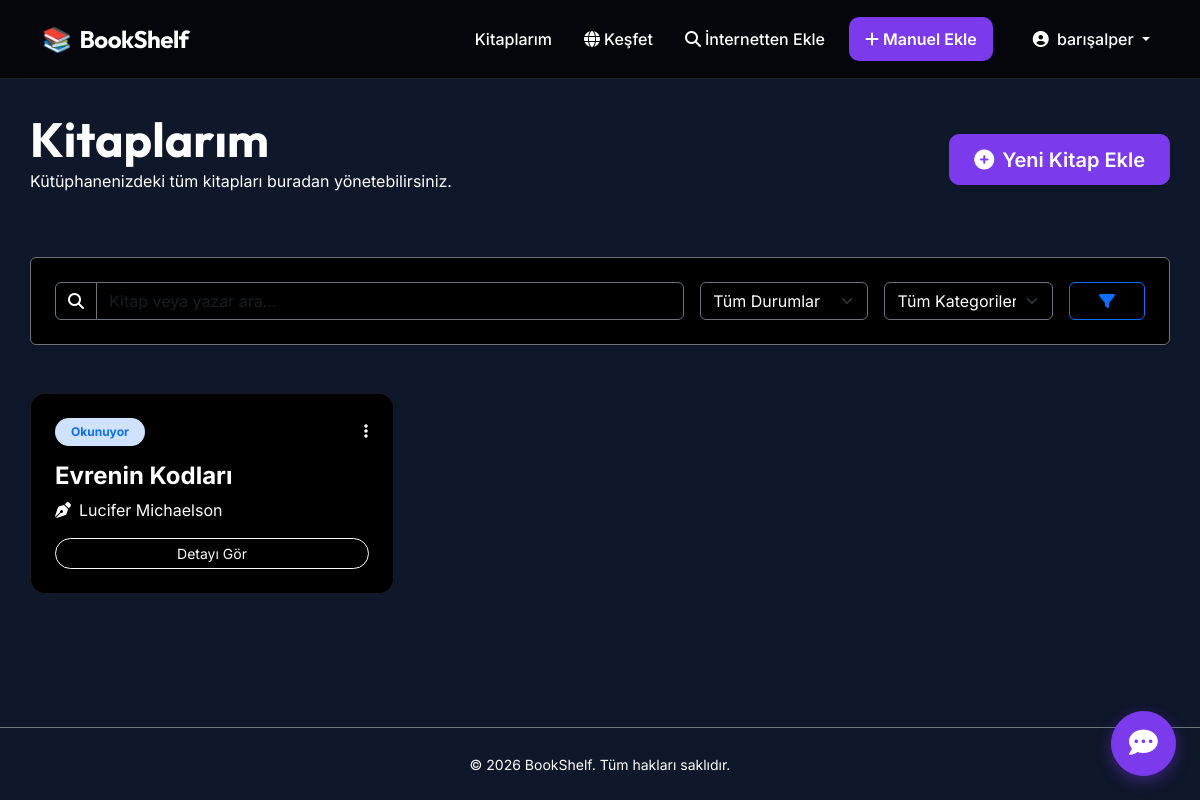
/ (signed in), run on the app's committed database.
### books/models.py (models this page shows, shortened)
class Book(models.Model):
    STATUS_CHOICES = [
        ('okunacak', 'Okunacak'),
        ('okunuyor', 'Okunuyor'),
        ('okundu', 'Okundu'),
    ]
    title = models.CharField(max_length=200)
    author = models.CharField(max_length=100)
    description = models.TextField(blank=True)
    category = models.ForeignKey(Category, on_delete=models.SET_NULL, null=True, blank=True)
    owner = models.ForeignKey(User, on_delete=models.CASCADE)
    status = models.CharField(max_length=20, choices=STATUS_CHOICES, default='okunacak')
    page_count = models.PositiveIntegerField(null=True, blank=True, verbose_name="Sayfa Sayısı")
    current_page = models.PositiveIntegerField(default=0, verbose_name="Okunan Sayfa")
    start_date = models.DateField(null=True, blank=True, verbose_name="Başlama Tarihi")
    end_date = models.DateField(null=True, blank=True, verbose_name="Bitirme Tarihi")
    cover_image = models.ImageField(upload_to='book_covers/', null=True, blank=True, verbose_name="Kitap Kapağı")
    rating = models.PositiveIntegerField(null=True, blank=True, verbose_name="Puan", choices=[(i, i) for i in range(1, 6)])
    views_count = models.PositiveIntegerField(default=0, verbose_name="Görüntülenme Sayısı")
    created_at = models.DateTimeField(auto_now_add=True)

### books/views.py (the view)
# urls.py: path('', views.book_list, name='book_list'),
@login_required
def book_list(request):
    books = Book.objects.filter(owner=request.user)
    query = request.GET.get('q')
    if query:
        books = books.filter(title__icontains=query)
    status = request.GET.get('status')
    if status:
        books = books.filter(status=status)
    category_id = request.GET.get('category')
    if category_id:
        books = books.filter(category_id=category_id)
    paginator = Paginator(books, 6)
    page = request.GET.get('page')
    books = paginator.get_page(page)
    categories = Category.objects.all()
    return render(request, 'books/book_list.html', {
        'books': books,
        'categories': categories,
    })

### books/templates/books/book_list.html (shortened to what this page needs)
{% extends 'books/base.html' %}
{% block content %}
<div class="row align-items-center mb-5">
    <div class="col-md-6">
        <h1 class="display-5 fw-bold mb-0">Kitaplarım</h1>
        <p class="text-muted">Kütüphanenizdeki tüm kitapları buradan yönetebilirsiniz.</p>
    </div>
    <div class="col-md-6 text-md-end">
        <a href="{% url 'book_create' %}" class="btn btn-primary btn-lg shadow-sm">
            <i class="fas fa-plus-circle me-2"></i>Yeni Kitap Ekle
        </a>
    </div>
</div>
<div class="card bg-dark border-secondary mb-5 shadow-sm">
    <div class="card-body p-4">
        <form method="get" class="row g-3">
            <div class="col-md-7">
                <div class="input-group">
                    <span class="input-group-text bg-transparent border-secondary text-muted">
                        <i class="fas fa-search"></i>
                    </span>
                    <input type="text" name="q" class="form-control bg-transparent border-secondary text-white"
                           placeholder="Kitap veya yazar ara..." value="{{ request.GET.q }}">
                </div>
            </div>
            <div class="col-md-2">
                <select name="status" class="form-select bg-dark border-secondary text-white">
                    <option value="">Tüm Durumlar</option>
                </select>
            </div>
            <div class="col-md-2">
                <select name="category" class="form-select bg-dark border-secondary text-white">
                    <option value="">Tüm Kategoriler</option>
                </select>
            </div>
            <div class="col-md-1">
                <button type="submit" class="btn btn-outline-primary w-100">
                    <i class="fas fa-filter"></i>
                </button>
            </div>
        </form>
    </div>
</div>
{% if books %}
<div class="row row-cols-1 row-cols-md-2 row-cols-lg-3 g-4">
    {% for book in books %}
    <div class="col">
        <div class="card h-100 bg-dark border-secondary hover-shadow transition-all" style="border-radius: 15px; border: 1px solid rgba(255,255,255,0.1) !important;">
            <div class="card-body p-4">
                <div class="d-flex justify-content-between align-items-start mb-3">
                    <span class="badge
                        {% if book.status == 'okundu' %}bg-success-subtle text-success
                        {% elif book.status == 'okunuyor' %}bg-primary-subtle text-primary
                        {% else %}bg-danger-subtle text-danger{% endif %} px-3 py-2 rounded-pill">
                        {{ book.get_status_display }}
                    </span>
                    <div class="dropdown">
                        <button class="btn btn-link text-muted p-0" data-bs-toggle="dropdown">
                            <i class="fas fa-ellipsis-v"></i>
                        </button>
                    </div>
                </div>
                <h4 class="card-title fw-bold text-white mb-2">{{ book.title }}</h4>
                <p class="text-muted mb-3"><i class="fas fa-pen-nib me-2"></i>{{ book.author }}</p>
                <div class="mt-auto">
                    <a href="{% url 'book_detail' book.pk %}" class="btn btn-outline-light btn-sm w-100 rounded-pill">Detayı Gör</a>
                </div>
            </div>
        </div>
    </div>
    {% endfor %}
</div>
{% endif %}
{% endblock %}

### books/templates/books/base.html (shortened to what this page needs)
<!DOCTYPE html>
<html lang="tr">
<head>
    <link href="https://cdn.jsdelivr.net/npm/bootstrap@5.3.0/dist/css/bootstrap.min.css" rel="stylesheet">
    <link rel="stylesheet" href="https://cdnjs.cloudflare.com/ajax/libs/font-awesome/6.4.0/css/all.min.css">
</head>
<body>
<nav class="navbar navbar-expand-lg navbar-dark">
    <div class="container">
        <a class="navbar-brand" href="{% url 'book_list' %}">
            <span class="me-2">📚</span>BookShelf
        </a>
        <div class="collapse navbar-collapse" id="navbarNav">
            <ul class="navbar-nav ms-auto align-items-center">
                {% if user.is_authenticated %}
                    <li class="nav-item">
                        <a class="nav-link" href="{% url 'book_list' %}">Kitaplarım</a>
                    </li>
                    <li class="nav-item">
                        <a class="nav-link text-info" href="{% url 'feed' %}">
                            <i class="fas fa-globe me-1"></i>Keşfet
                        </a>
                    </li>
                    <li class="nav-item">
                        <a class="nav-link btn btn-success text-white ms-lg-2 px-3" href="{% url 'book_search_api' %}">
                            <i class="fas fa-search me-1"></i>İnternetten Ekle
                        </a>
                    </li>
                    <li class="nav-item">
                        <a class="nav-link btn btn-primary text-white ms-lg-2 px-3" href="{% url 'book_create' %}">
                            <i class="fas fa-plus me-1"></i>Manuel Ekle
                        </a>
                    </li>
                    <li class="nav-item dropdown ms-lg-3">
                        <a class="nav-link dropdown-toggle" href="#" id="userDropdown" role="button" data-bs-toggle="dropdown">
                            <i class="fas fa-user-circle me-1"></i> {{ user.username }}
                        </a>
                    </li>
                {% endif %}
            </ul>
        </div>
    </div>
</nav>
<div class="container main-container">
    {% block content %}{% endblock %}
</div>
<footer class="py-4 mt-auto border-top border-secondary">
    <div class="container text-center text-muted">
        <small>&copy; 2026 BookShelf. Tüm hakları saklıdır.</small>
    </div>
</footer>
{% if user.is_authenticated %}
<button id="chatbot-toggle-btn" class="btn btn-primary rounded-circle position-fixed bottom-0 end-0 m-4 d-flex justify-content-center align-items-center" style="width: 65px; height: 65px; z-index: 1040; font-size: 1.8rem; box-shadow: 0 5px 15px rgba(124, 58, 237, 0.4); transition: transform 0.3s;" onclick="toggleChatbot()" onmouseover="this.style.transform='scale(1.1)'" onmouseout="this.style.transform='scale(1)'">
    <i class="fas fa-comment-dots"></i>
</button>
{% endif %}
</body>
</html>

### books/templates/books/base.html (style rules this page uses)
:root { --primary-color: #7c3aed; --primary-hover: #6d28d9; --bg-dark: #0f172a; --card-bg: #000000; --text-main: #ffffff; --text-muted: #ffffff; --glass-bg: rgba(0, 0, 0, 0.7); }
body { font-family: 'Inter', sans-serif; background-color: var(--bg-dark); color: var(--text-main); min-height: 100vh; display: flex; flex-direction: column; }
h1, h2, h3, .navbar-brand { font-family: 'Outfit', sans-serif; }
.navbar { background: var(--glass-bg); backdrop-filter: blur(12px); border-bottom: 1px solid rgba(255, 255, 255, 0.1); padding: 1rem 0; position: sticky; top: 0; z-index: 1000; }
.navbar-brand { font-size: 1.5rem; font-weight: 700; color: var(--text-main) !important; letter-spacing: -0.5px; }
.nav-link { color: var(--text-muted) !important; font-weight: 500; transition: all 0.3s ease; margin-left: 1rem; }
.main-container { flex: 1; padding: 2rem 0; }
.btn-primary { background-color: var(--primary-color); border-color: var(--primary-color); padding: 0.6rem 1.5rem; border-radius: 10px; font-weight: 600; transition: all 0.3s ease; }
.card { background-color: var(--card-bg) !important; }
.text-muted, .text-secondary { color: var(--text-muted) !important; }
.bg-dark { background-color: #000000 !important; }

### books/templates/books/book_list.html (style rules this page uses)
.transition-all { transition: all 0.3s ease; }

### data on the page
Book: status "Okunuyor", title "Evrenin Kodları", author "Lucifer Michaelson"

### other printed values
{{ user.username }} "barışalper"
